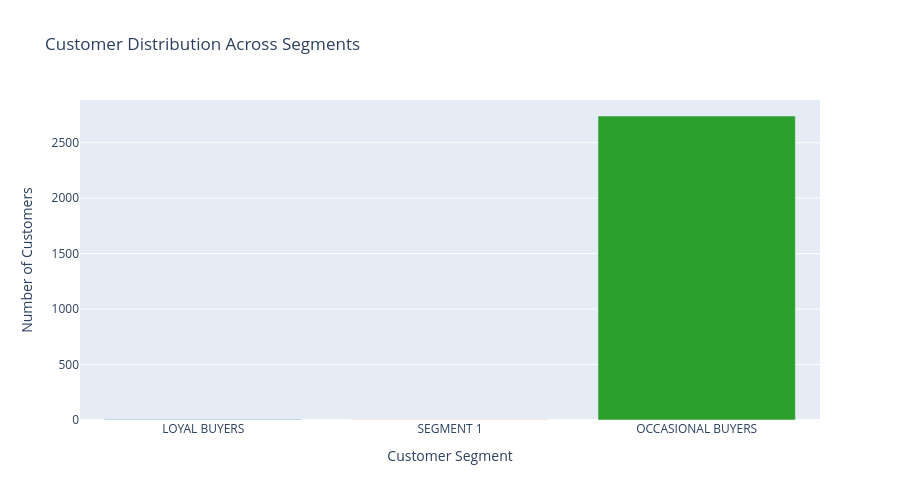

Notebook code for this chart:
### Code cell
# Cluster size distribution
cluster_sizes = df_events[df_events['Cluster'] >= 0]['Cluster'].value_counts().sort_index()
cluster_labels = [cluster_names[cid] for cid in cluster_sizes.index]

fig = go.Figure(data=[
    go.Bar(
        x=cluster_labels,
        y=cluster_sizes.values,
        marker_color=['#1f77b4', '#ff7f0e', '#2ca02c', '#d62728', '#9467bd'][:len(cluster_sizes)]
    )
])

fig.update_layout(
    title='Customer Distribution Across Segments',
    xaxis_title='Customer Segment',
    yaxis_title='Number of Customers',
    height=500
)
fig.show()

### Figure 1 — Plotly figure (JSON) as saved in the notebook; plotly's stock layout.template omitted (floating-point values rounded to 4 significant figures)
{"data": [{"marker": {"color": ["#1f77b4", "#ff7f0e", "#2ca02c"]}, "type": "bar", "x": ["LOYAL BUYERS", "SEGMENT 1", "OCCASIONAL BUYERS"], "y": [4, 2, 2741]}], "layout": {"height": 500, "title": {"text": "Customer Distribution Across Segments"}, "xaxis": {"title": {"text": "Customer Segment"}}, "yaxis": {"title": {"text": "Number of Customers"}}}}
